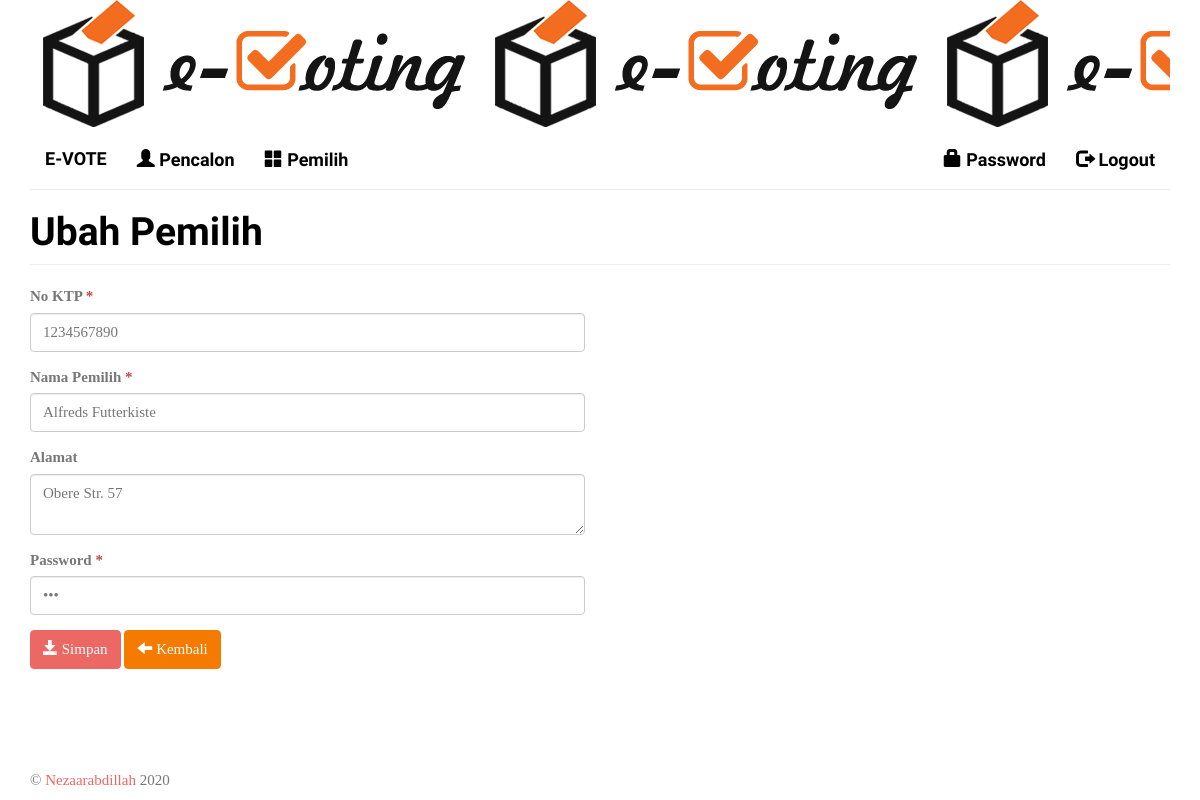
The page /index.php?m=pemilih_ubah&ID=1 (signed in) on the database its author committed.
### tables this page shows
CREATE TABLE IF NOT EXISTS `tb_pemilih` (
  `id_pemilih` int(11) NOT NULL AUTO_INCREMENT,
  `ktp` varchar(16) NOT NULL,
  `nama_pemilih` varchar(64) NOT NULL,
  `alamat` varchar(255) NOT NULL,
  `pass` varchar(16) NOT NULL,
  PRIMARY KEY (`id_pemilih`)
);

### config.php (called while the page is built)
<?php
$config["server"]='localhost';
$config["username"]='root';
$config["password"]='';
$config["database_name"]='tugasakhir_evoting';

### includes/ez_sql_core.php (called while the page is built, shortened)
<?php
	class ezSQLcore
	{
		var $show_errors      = true;
		var $timers           = array();
		function get_host_port( $host, $default = false )
		{
			$port = $default;
			return array( $host, $port );
		}
		function flush()
		{
			$this->last_result = array();
		}
		function get_row($query=null,$output=OBJECT,$y=0)
		{
			if ( $query )
			{
				$this->query($query);
			}
			if ( $output == OBJECT )
			{
				return $this->last_result[$y]?$this->last_result[$y]:null;
			}
			elseif ( $output == ARRAY_A )
			{
				return $this->last_result[$y]?get_object_vars($this->last_result[$y]):null;
			}
			elseif ( $output == ARRAY_N )
			{
				return $this->last_result[$y]?array_values(get_object_vars($this->last_result[$y])):null;
			}
			else
			{
				$this->show_errors ? trigger_error(" \$db->get_row(string query, output type, int offset) -- Output type must be one of: OBJECT, ARRAY_A, ARRAY_N",E_USER_WARNING) : null;
			}
		}
		function timer_get_cur()
		{
			list($usec, $sec) = explode(" ",microtime());
			return ((float)$usec + (float)$sec);
		}
		function timer_start($timer_name)
		{
			$this->timers[$timer_name] = $this->timer_get_cur();
		}
		function timer_elapsed($timer_name)
		{
			return round($this->timer_get_cur() - $this->timers[$timer_name],2);
		}
	}

### functions.php (called while the page is built, shortened)
<?php
include'config.php';
include'includes/ez_sql_core.php';
include'includes/ez_sql_mysqli.php';
$db = new ezSQL_mysqli($config['username'], $config['password'], $config['database_name'], $config['server']);

### includes/ez_sql_mysqli.php (called while the page is built, shortened)
<?php
	$ezsql_mysqli_str = array
	(
		1 => 'Require $dbuser and $dbpassword to connect to a database server',
		2 => 'Error establishing mySQLi database connection. Correct user/password? Correct hostname? Database server running?',
		3 => 'Require $dbname to select a database',
		4 => 'mySQLi database connection is not active',
		5 => 'Unexpected error while trying to select database'
	);
	class ezSQL_mysqli extends ezSQLcore
	{
		function ezSQL_mysqli($dbuser='', $dbpassword='', $dbname='', $dbhost='localhost', $encoding='')
		{
			$this->dbuser = $dbuser;
			$this->dbpassword = $dbpassword;
			$this->dbname = $dbname;
			$this->encoding = $encoding;
		}
		function connect($dbuser='', $dbpassword='', $dbhost='localhost', $dbport=false)
		{
			global $ezsql_mysqli_str; $return_val = false;
			if ( ! $dbuser )
			{
				$this->register_error($ezsql_mysqli_str[1].' in '.__FILE__.' on line '.__LINE__);
				$this->show_errors ? trigger_error($ezsql_mysqli_str[1],E_USER_WARNING) : null;
			}
			else
			{
				$this->dbh = new mysqli($dbhost,$dbuser,$dbpassword, '', $dbport);
				if( $this->dbh->connect_errno )
				{
					$this->register_error($ezsql_mysqli_str[2].' in '.__FILE__.' on line '.__LINE__);
					$this->show_errors ? trigger_error($ezsql_mysqli_str[2],E_USER_WARNING) : null;
				}
				else
				{
					$return_val = true;
				}
			}
			return $return_val;
		}
		function select($dbname='', $encoding='')
		{
			global $ezsql_mysqli_str; $return_val = false;
			if ( ! $dbname )
			{
				$this->register_error($ezsql_mysqli_str[3].' in '.__FILE__.' on line '.__LINE__);
				$this->show_errors ? trigger_error($ezsql_mysqli_str[3],E_USER_WARNING) : null;
			}
			else if ( ! $this->dbh )
			{
				$this->register_error($ezsql_mysqli_str[4].' in '.__FILE__.' on line '.__LINE__);
				$this->show_errors ? trigger_error($ezsql_mysqli_str[4],E_USER_WARNING) : null;
			}
			else if ( !@$this->dbh->select_db($dbname) )
			{
				if ( !$str = @$this->dbh->error)
					  $str = $ezsql_mysqli_str[5];
				$this->register_error($str.' in '.__FILE__.' on line '.__LINE__);
				$this->show_errors ? trigger_error($str,E_USER_WARNING) : null;
			}
			else
			{
				$return_val = true;
			}
			return $return_val;
		}
		function query($query)
		{
			$return_val = 0;
			$query = trim($query);
			$this->result = @$this->dbh->query($query);
			if ( preg_match("/^(insert|delete|update|replace|truncate|drop|create|alter|begin|commit|rollback|set|lock|unlock|call)/i",$query) )
			{
				$is_insert = true;
				$this->rows_affected = @$this->dbh->affected_rows;
				if ( preg_match("/^(insert|replace)\s+/i",$query) )
				{
					$this->insert_id = @$this->dbh->insert_id;
				}
				$return_val = $this->rows_affected;
			}
			else
			{
				$is_insert = false;
				$i=0;
				$num_rows=0;
				while ( $row = @$this->result->fetch_object() )
				{
					$num_rows++;
				}
				$this->num_rows = $num_rows;
				$return_val = $this->num_rows;
			}
			return $return_val;
		}
	}

### pemilih_ubah.php (the view, shortened to what this page needs)
<?php
    $row = $db->get_row("SELECT * FROM tb_pemilih WHERE id_pemilih='$_GET[ID]'");
?>
<div class="page-header">
    <h1>Ubah Pemilih</h1>
</div>
<div class="row">
    <div class="col-sm-6">
        <form method="post" action="?m=pemilih_ubah&ID=<?=$row->id_pemilih?>">
            <div class="form-group">
                <label>No KTP <span class="text-danger">*</span></label>
                <input class="form-control" type="text" name="ktp" value="<?=$row->ktp?>"/>
            </div>
            <div class="form-group">
                <label>Nama Pemilih <span class="text-danger">*</span></label>
                <input class="form-control" type="text" name="nama_pemilih" value="<?=$row->nama_pemilih?>"/>
            </div>
            <div class="form-group">
                <label>Alamat</label>
                <textarea class="form-control" name="alamat"><?=$row->alamat?></textarea>
            </div>
            <div class="form-group">
                <label>Password <span class="text-danger">*</span></label>
                <input class="form-control" type="password" name="pass" value="<?=$row->pass?>"/>
            </div>
            <div class="form-group">
                <button class="btn btn-primary"><span class="glyphicon glyphicon-save"></span> Simpan</button>
                <a class="btn btn-danger" href="?m=pemilih"><span class="glyphicon glyphicon-arrow-left"></span> Kembali</a>
            </div>
        </form>
    </div>
</div>

### assets/css/general.css (style rules this page uses)
html { position: relative; min-height: 100%; }
body { margin-bottom: 70px; }
.page-header { margin-top: 0; padding-bottom: 0; }
.page-header h1 { margin-top: 0; }

### rows shown on the page
tb_pemilih: ktp "1234567890", nama_pemilih "Alfreds Futterkiste", alamat "Obere Str. 57"
